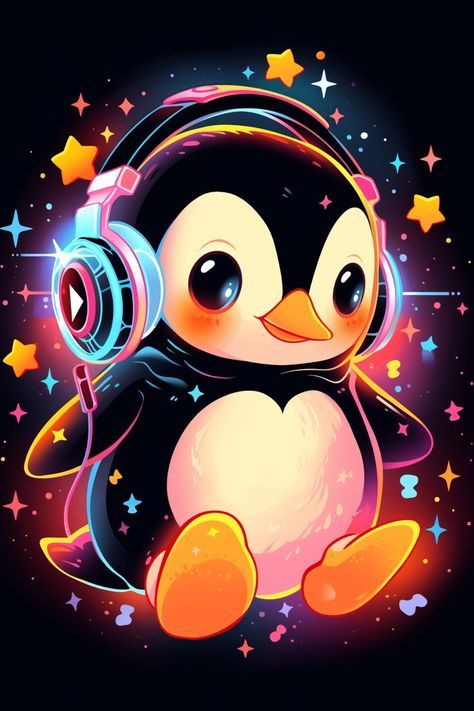
#> input picture Lesson 3/penguin.png, 474 x 711 px, found by its file name
$ python imagechange.py
#> lines starting #> are read from the running program, lines starting #| are printed output that depends on the picture
'''import cv2

# Resizing images

image1 = cv2.imread("Lesson 3/penguin.png")
image2 = cv2.resize(image1, (200, 300)) # 1) A tuple is the purple bracket which the computer alr knows is a tuple  2) Values are width and height inside the bracket
cv2.imshow("Original Penguin!!!", image1)
cv2.waitKey(0)
cv2.imshow("Resized Penguin!!!", image2)
cv2.waitKey(0)
cv2.destroyAllWindows()

import cv2
import numpy as np

# Eroding images

image1 = cv2.imread("Lesson 3/penguin.png", 1)
kernel = np.ones((5, 5), np.uint8)
new_image = cv2.erode(image1, kernel)
cv2.imshow("Eroded Penguin", new_image)
cv2.waitKey(0)
cv2.destroyAllWindows()'''


import cv2

# Blurred image - Gaussian Blur

image1 = cv2.imread("Lesson 3/penguin.png", 1)
#> image1 is the input picture: shape (711, 474, 3); mean B, G, R 64, 64.4, 91.6
g_blur = cv2.GaussianBlur(image1, (7, 7), 0) # Tuple values can only be in odd numbers
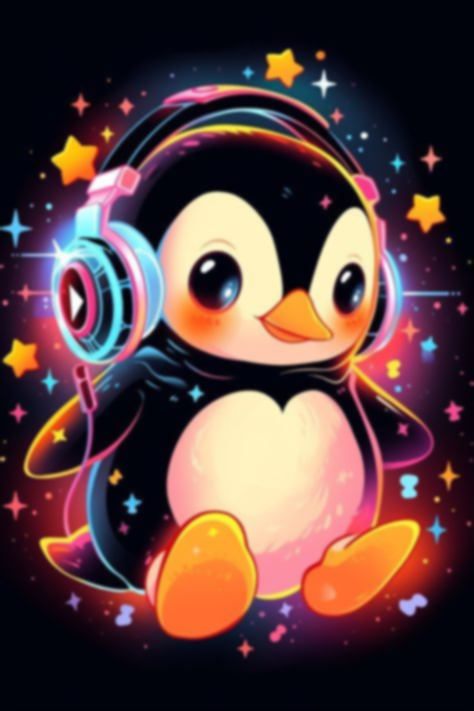
#> g_blur: shape (711, 474, 3); mean B, G, R 64, 64.4, 91.6
cv2.imshow("Gaussian Blur", g_blur)
cv2.waitKey(0)
cv2.destroyAllWindows()

# Blurred image - Median Blur

image2 = cv2.imread("Lesson 3/penguin.png", 1)
m_blur = cv2.medianBlur(image2, 5)
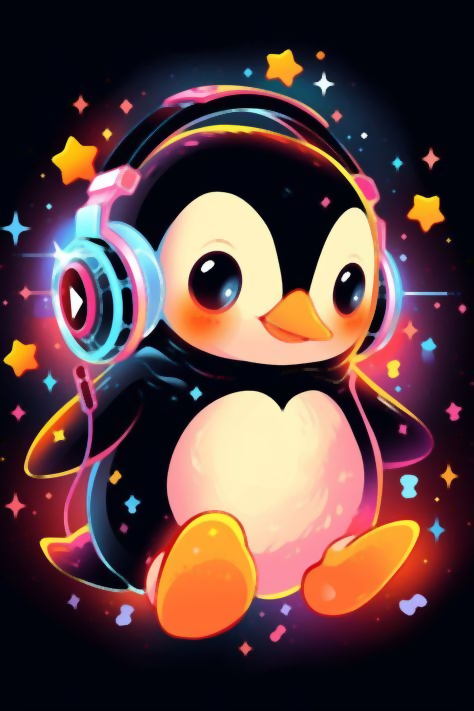
#> m_blur: shape (711, 474, 3); mean B, G, R 63.2, 63.5, 91
cv2.imshow("Median Blur", m_blur)
cv2.waitKey(0)
cv2.destroyAllWindows()

# Blurred image - Bilature Blur

image3 = cv2.imread("Lesson 3/penguin.png", 1)
b_blur = cv2.bilateralFilter(image3, 9, 75, 75) # To tell the computer how much of the image should be filtered
cv2.imshow("Bilature Blur", b_blur)
cv2.waitKey(0)
cv2.destroyAllWindows()
